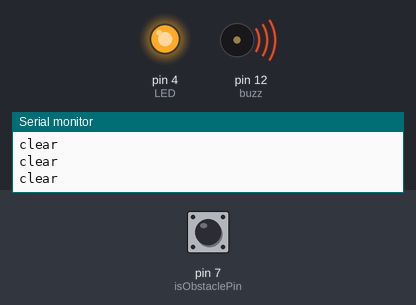
A sketch run on a simulated Arduino Uno, built with avr-gcc and run on an emulated ATmega328P. Parts: output pins drawn as LEDs (lit = HIGH), buzzer (waves = sounding, pin HIGH), the last lines printed to the serial monitor. Dashed ring = blinking. Inputs (shaded band) come from the test bench; at power-on: pin 7 (isObstaclePin) HIGH.

Above: at 1.2 s.
1.3 s: pin 7 (isObstaclePin) driven LOW
At 1.7 s:
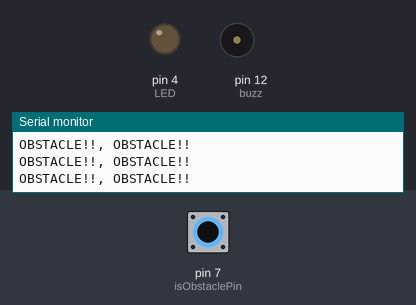
2.8 s: pin 7 (isObstaclePin) driven HIGH
At 4.1 s:
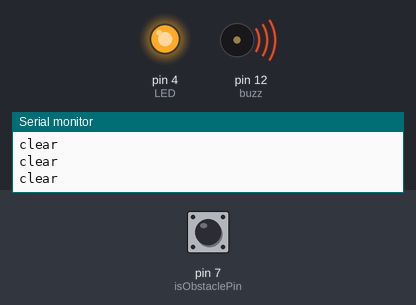
5.8 s: pin 7 (isObstaclePin) pulsed LOW 5 times (0.12 s each, 0.3 s apart)
At 6.02 s:
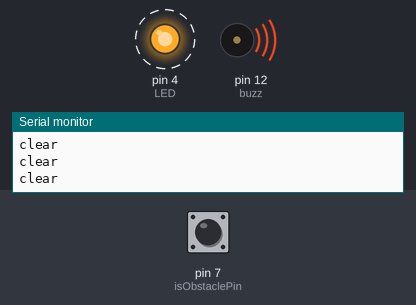
Timing chart, 0 to 8.8 s (numbered marks = the images above; inputs shaded):
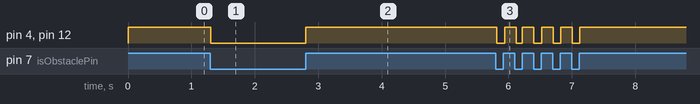

Measured:
- after the input at 1.3 s, pin 4 (LED), pin 12 (buzz): HIGH → LOW at once
- after the input at 2.8 s, pin 4 (LED), pin 12 (buzz): LOW → HIGH at once
- after the input at 5.8 s, pin 4 (LED), pin 12 (buzz): alternates HIGH for 0.18 s and LOW for 0.12 s, 10 changes in all, then stays HIGH, starting at once

The sketch:

Obstacle.ino
```cpp
int buzz = 12;
int LED = 4; // Use the onboard Uno LED
int isObstaclePin = 7;  // This is our input pin
int isObstacle = HIGH;  // HIGH MEANS NO OBSTACLE

void setup() {
  pinMode(LED, OUTPUT);
  pinMode(isObstaclePin, INPUT);
  Serial.begin(9600);
  pinMode(buzz, OUTPUT);
}

void loop() {
  isObstacle = digitalRead(isObstaclePin);
  if (isObstacle == LOW)
  {
    Serial.println("OBSTACLE!!, OBSTACLE!!");
    digitalWrite(LED, LOW);
    digitalWrite(buzz, LOW);
  }
  else
  {
    Serial.println("clear");
    digitalWrite(LED, HIGH);
    digitalWrite(buzz, HIGH);
  }
  delay(20);
}
```
